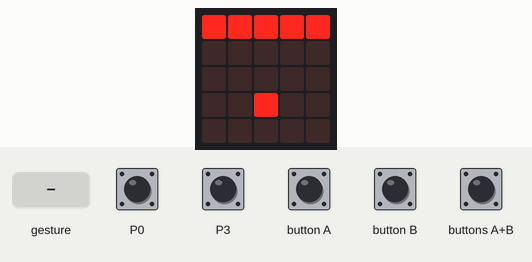
Recording of a program running on a simulated Calliope mini (MakeCode). Shown: the board's 5×5 LED display. The test bench sets the inputs (shaded band). A tilt is held for 1.5 s and a shake lasts 1 s, then the board lies face up again.

Above: at 1.9 s.
2.0 s: button A pressed for 0.15 s
At 3.2 s:
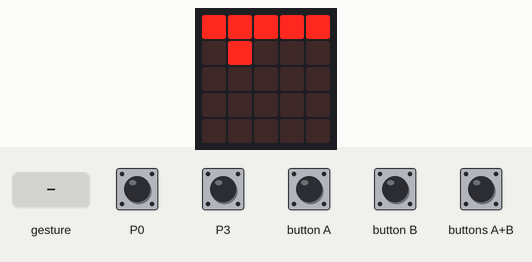
5.1 s: button B pressed for 0.15 s
At 5.8 s:
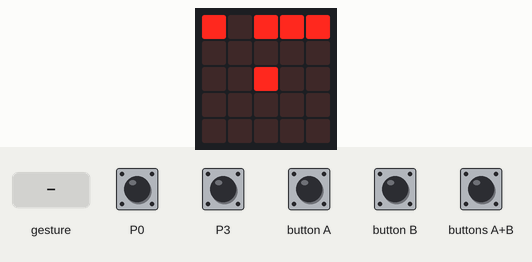
8.2 s: buttons A+B pressed for 0.15 s
At 8.55 s:
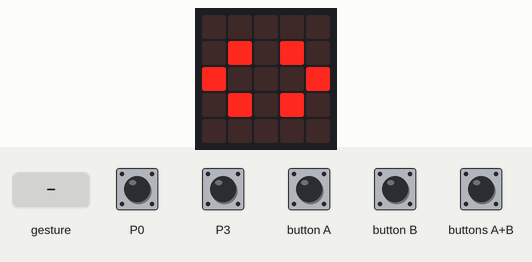
8.9 s: gesture 'tilt right'
At 9.5 s:
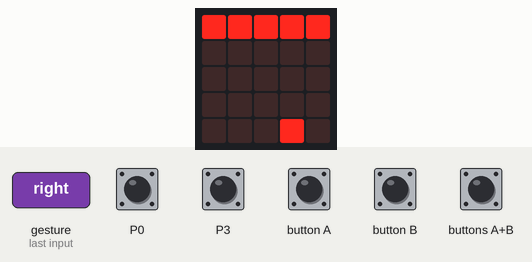
11.9 s: gesture 'tilt left'
At 13.7 s:
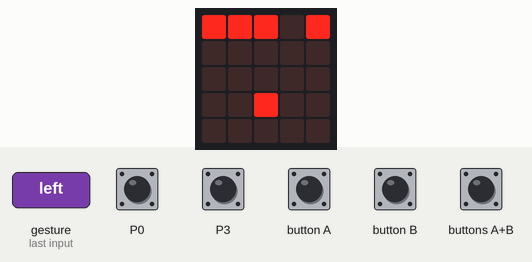
14.9 s: buttons A+B pressed for 1 s
At 16.8 s:
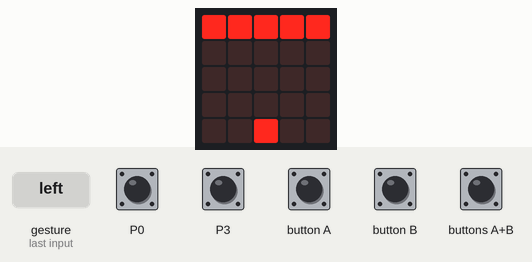
Timing chart, 0 to 18.3 s (numbered marks = the images above; inputs shaded):
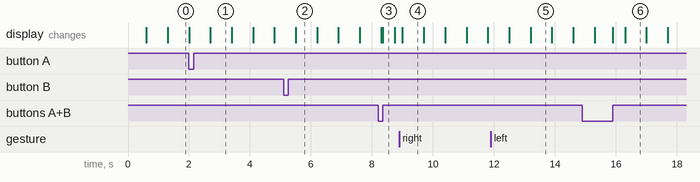

The program:

main.ts
```typescript
/**
 * Modus 2
 *
 * (Pins)
 */
/**
 * Modus 3
 *
 * (nix)
 */
input.onPinPressed(TouchPin.P0, function () {
    if (modus == 2) {
        moveLinks()
    }
})
input.onGesture(Gesture.TiltRight, function () {
    if (modus == 1) {
        moveRechts()
    }
})
function moveRechts () {
    if (Xaktuell + Xchange < 4 && Xaktuell < 4) {
        Xchange += 1
    }
}
input.onPinPressed(TouchPin.P3, function () {
    if (modus == 2) {
        moveRechts()
    }
})
input.onButtonPressed(Button.A, function () {
    if (modus == 0) {
        moveLinks()
    }
})
input.onGesture(Gesture.TiltLeft, function () {
    if (modus == 1) {
        moveLinks()
    }
})
/**
 * neuer Platz berechnen:
 *
 * rechts/links Bewegung
 *
 * Bewegung nach oben
 */
/**
 * neues Bild zeichnen
 */
/**
 * Variablen resetten und pausieren
 */
input.onButtonPressed(Button.AB, function () {
    if (modus < 3) {
        modus += 1
    } else {
        modus = 0
    }
    Reset()
})
input.onButtonPressed(Button.B, function () {
    if (modus == 0) {
        moveRechts()
    }
})
function moveLinks () {
    if (Xaktuell + Xchange > 0 && Xaktuell > 0) {
        Xchange += -1
    }
}
function Reset () {
    pausierer = false
    basic.clearScreen()
    ticklängems = 700
    Yaktuell = 5
    Xaktuell = 2
    Ynext = 5
    Xnext = 2
    Xchange = 0
    if (modus == 0) {
        basic.showIcon(IconNames.Yes)
        basic.clearScreen()
    } else if (modus == 1) {
        basic.showLeds(`
            . . . . .
            . # . # .
            # . . . #
            . # . # .
            . . . . .
            `)
        basic.clearScreen()
    } else if (modus == 2) {
        basic.showLeds(`
            . # # # .
            . # . . #
            . # # # .
            . # . . .
            . # . . .
            `)
        basic.clearScreen()
    } else {
        basic.showString("Pause")
    }
    led.plot(0, 0)
    led.plot(1, 0)
    led.plot(2, 0)
    led.plot(3, 0)
    led.plot(4, 0)
    pausierer = true
}
let Xnext = 0
let Ynext = 0
let Yaktuell = 0
let ticklängems = 0
let pausierer = false
let Xchange = 0
let Xaktuell = 0
let modus = 0
modus = 0
Reset()
/**
 * vertikaler reset falls nötig
 */
/**
 * Modus 0
 *
 * (A/B)
 */
/**
 * Modus 1
 *
 * (neigen)
 */
basic.forever(function () {
    while (pausierer) {
        if (Yaktuell <= 0) {
            Ynext = 4
        } else {
            Xnext = Xaktuell + Xchange
            Xchange = 0
            Ynext = Yaktuell - 1
        }
        led.unplot(Xaktuell, Yaktuell)
        led.plot(Xnext, Ynext)
        Xaktuell = Xnext
        Yaktuell = Ynext
        basic.pause(ticklängems)
    }
})
```

test.ts
```typescript
// Hier kann man Tests durchführen; diese Datei wird nicht kompiliert, wenn dieses Paket als Erweiterung verwendet wird.
```

Measured:
- after the input at 2.0 s, the display: first differs from a run without the input after 0.70 s (image 1)
- after the input at 5.1 s, the display: changes after 0.40 s (image 2)
- after the input at 8.2 s, the display: first differs from a run without the input after 0.15 s (image 3)
- after the input at 8.9 s, the display: changes after 0.10 s (image 4)
- after the input at 11.9 s, the display: first differs from a run without the input after 1.3 s (image 5)
- after the input at 14.9 s, the display: first differs from a run without the input after 1.0 s (image 6 shows a later state)
- what the display in image 1 shows lasts 0.7 s, from 2.7 s to 3.4 s
